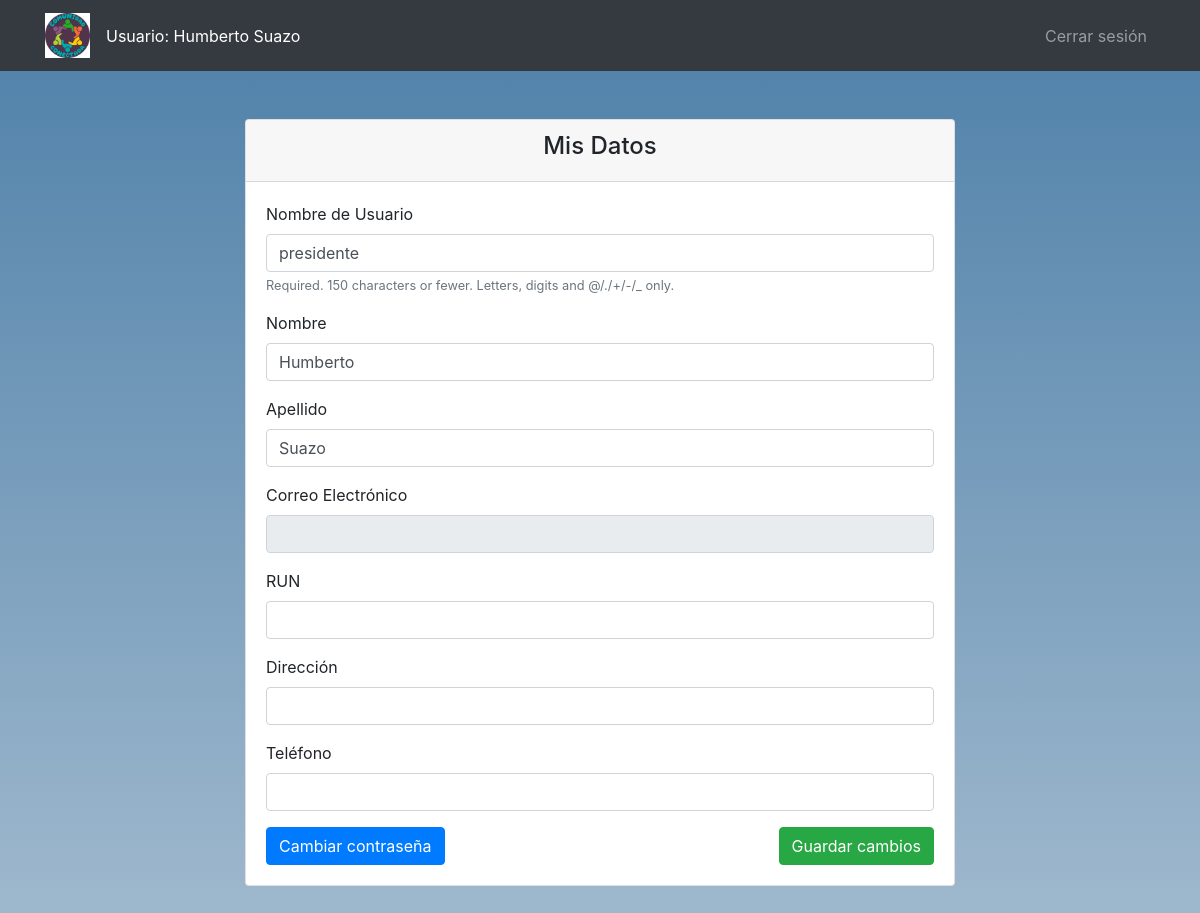
The page /perfil/ (signed in) on the database as committed earlier.
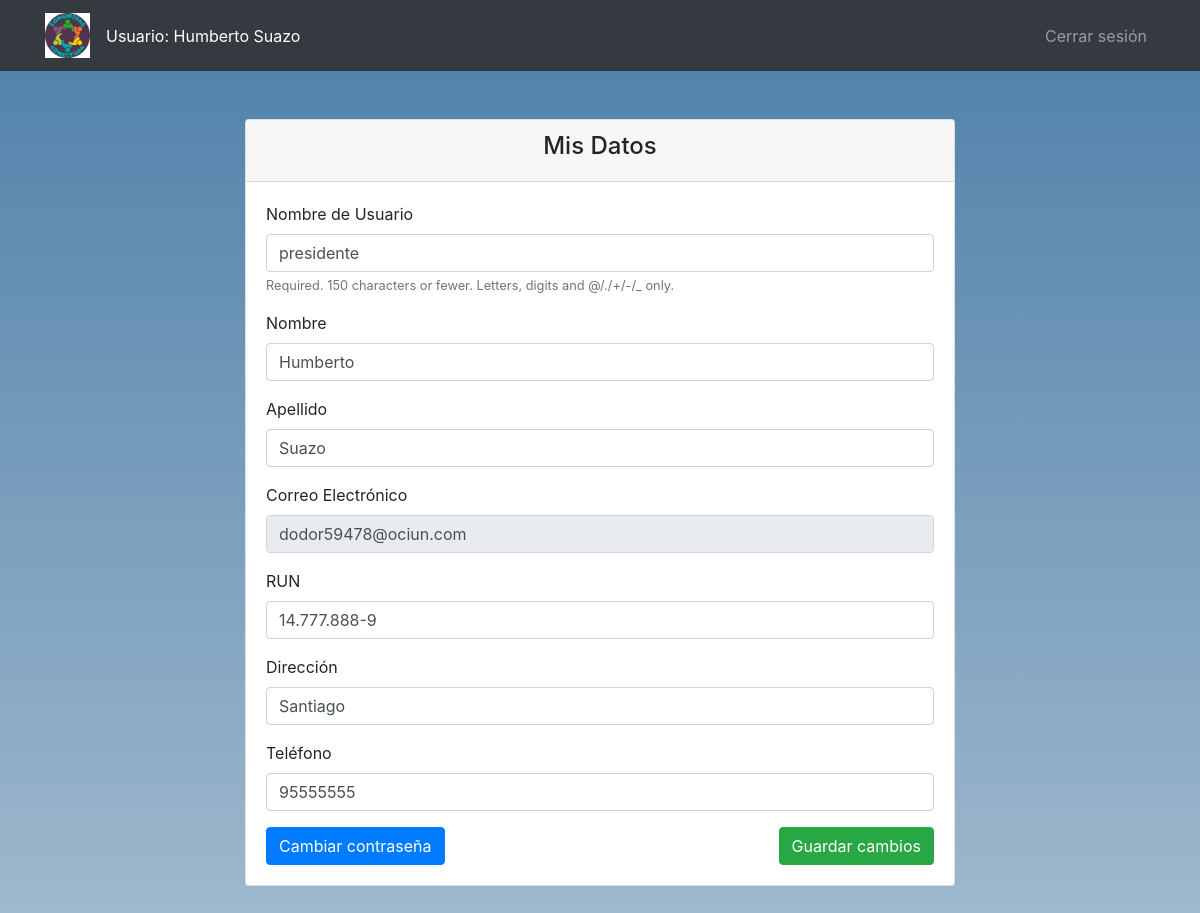
The same page on the database as committed later.
### core/models.py (models this page shows)
class CustomUser(AbstractUser):
    cargo = models.CharField(max_length=100, blank=True, null=True)
    run = models.CharField(max_length=20, blank=True, null=True)
    direccion = models.CharField(max_length=255, blank=True, null=True)
    telefono = models.CharField(max_length=20, blank=True, null=True)
    fecha_nacimiento = models.DateField(blank=True, null=True)

### core/views.py (the view)
@login_required
def perfil(request):
    user = request.user
    if request.method == 'POST':
        form = PerfilForm(request.POST, instance=user)
        if form.is_valid():
            username = form.cleaned_data['username']
            if CustomUser.objects.filter(username=username).exclude(id=user.id).exists():
                form.add_error('username', 'El nombre de usuario ya está en uso. Por favor, elige otro.')
                messages.error(request, 'El nombre de usuario ya está en uso. Por favor, elige otro.', extra_tags='perfil')
                return render(request, 'perfil.html', {'form': form, 'password_form': CustomPasswordChangeForm(user)})
            run = form.cleaned_data['run']
            if SolicitudInscripcion.objects.filter(run=run).exists():
                form.add_error('run', 'El RUN ya está registrado. Por favor, ingresa otro.')
                messages.error(request, 'El RUN ya está registrado. Por favor, ingresa otro.', extra_tags='perfil')
                return render(request, 'perfil.html', {'form': form, 'password_form': CustomPasswordChangeForm(user)})
            form.save()
            messages.success(request, '¡Tu perfil ha sido actualizado!', extra_tags='perfil')
            return redirect('perfil')
        else:
            messages.error(request, 'Por favor corrige los errores en el formulario.', extra_tags='perfil')
    else:
        if user.groups.filter(name='Directivo').exists():
            form = PerfilForm(instance=user, disable_email=True)
        else:
            form = PerfilForm(instance=user)
    password_form = CustomPasswordChangeForm(user)
    return render(request, 'perfil.html', {'form': form, 'password_form': password_form})

### core/forms.py
class CustomPasswordChangeForm(PasswordChangeForm):
    old_password = forms.CharField(
        label="Contraseña Actual",
        widget=forms.PasswordInput(attrs={'class': 'form-control'})
    )
    new_password1 = forms.CharField(
        label="Nueva Contraseña",
        widget=forms.PasswordInput(attrs={'class': 'form-control'})
    )
    new_password2 = forms.CharField(
        label="Confirmar Nueva Contraseña",
        widget=forms.PasswordInput(attrs={'class': 'form-control'})
    )
    class Meta:
        model = CustomUser
        fields = ['old_password', 'new_password1', 'new_password2']
    def __init__(self, *args, **kwargs):
        super().__init__(*args, **kwargs)
        self.fields['old_password'].widget.attrs.update({'class': 'form-control'})
        self.fields['new_password1'].widget.attrs.update({'class': 'form-control'})
        self.fields['new_password2'].widget.attrs.update({'class': 'form-control'})

### core/templates/perfil.html (shortened to what this page needs)
{% extends 'base.html' %}
{% block content %}
<div class="container mt-5 mb-5">
  <div class="row justify-content-center">
    <div class="col-md-8">
      <div class="card">
        <div class="card-header text-center">
          <h4>Mis Datos</h4>
        </div>
        <div class="card-body">
          <form method="POST">
            {% for field in form %}
              <div class="form-group">
                <label for="{{ field.id_for_label }}">{{ field.label }}</label>
                {{ field }}
                {% if field.help_text %}
                  <small class="form-text text-muted">{{ field.help_text }}</small>
                {% endif %}
              </div>
            {% endfor %}
            <div class="d-flex justify-content-between">
              <button type="button" class="btn btn-primary" data-toggle="modal" data-target="#changePasswordModal">Cambiar contraseña</button>
              <button type="submit" class="btn btn-success">Guardar cambios</button>
            </div>
          </form>
        </div>
      </div>
    </div>
  </div>
</div>
{% endblock content %}

### core/templates/base.html (shortened to what this page needs)
{% load static %}
<!DOCTYPE html>
<html lang="es">
<head>
  <link rel="stylesheet" href="{% static 'css/style.css' %}">
  <link rel="stylesheet" href="https://stackpath.bootstrapcdn.com/bootstrap/4.5.2/css/bootstrap.min.css">
  <link rel="stylesheet" href="https://cdnjs.cloudflare.com/ajax/libs/font-awesome/5.15.3/css/all.min.css">
</head>
<body>
<nav class="navbar navbar-expand-lg navbar-dark bg-dark">
  <div class="container">
    <a class="navbar-brand" href="{% url 'inicio' %}">
      <img src="{% static 'images/logo.png' %}" alt="Logo" style="width: 45px;">
    </a>
    <div class="collapse navbar-collapse" id="navbarNav">
      <ul class="navbar-nav mr-auto">
        {% if user.is_authenticated %}
          <li class="nav-item">
            <span class="navbar-text text-white mr-3">Usuario: {{ user.first_name }} {{ user.last_name }}</span>
          </li>
        {% endif %}
      </ul>
      <ul class="navbar-nav ml-auto">
        {% if user.is_authenticated %}
          <li class="nav-item">
            <a class="nav-link" href="{% url 'cerrar_sesion' %}">Cerrar sesión</a>
          </li>
        {% endif %}
      </ul>
    </div>
  </div>
</nav>
<div class="container mt-5">
  {% block content %}
  {% endblock content %}
</div>
</body>
</html>

Rows that differ between the two databases and show on the page:
changed CustomUser "Humberto": email (not shown) → "dodor59478@ociun.com"; run (not shown) → "14.777.888-9"; direccion (not shown) → "Santiago"; telefono (not shown) → "95555555"
